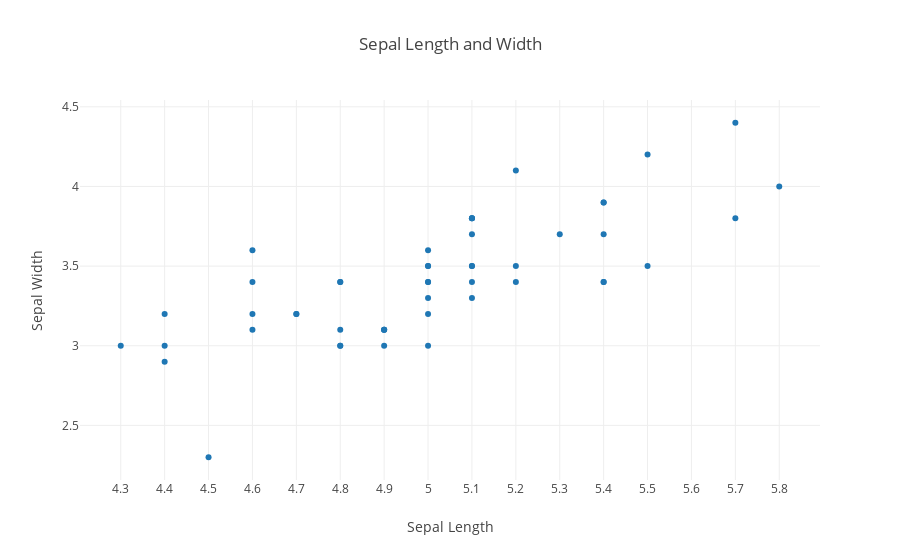

The code cell stored with this chart in its notebook:
### Code cell
pyo.iplot(fig)

### Figure 1 — Plotly figure (JSON) as saved in the notebook; plotly's stock layout.template omitted (floating-point values rounded to 4 significant figures)
{"data": [{"mode": "markers", "name": "Iris-setosa", "type": "scatter", "uid": "7e94fba1-4974-4727-a280-aeeff3b8aebe", "x": [5.1, 4.9, 4.7, 4.6, 5, 5.4, 4.6, 5, 4.4, 4.9, 5.4, 4.8, 4.8, 4.3, 5.8, 5.7, 5.4, 5.1, 5.7, 5.1, 5.4, 5.1, 4.6, 5.1, 4.8, 5, 5, 5.2, 5.2, 4.7, 4.8, 5.4, 5.2, 5.5, 4.9, 5, 5.5, 4.9, 4.4, 5.1, 5, 4.5, 4.4, 5, 5.1, 4.8, 5.1, 4.6, 5.3, 5], "y": [3.5, 3, 3.2, 3.1, 3.6, 3.9, 3.4, 3.4, 2.9, 3.1, 3.7, 3.4, 3, 3, 4, 4.4, 3.9, 3.5, 3.8, 3.8, 3.4, 3.7, 3.6, 3.3, 3.4, 3, 3.4, 3.5, 3.4, 3.2, 3.1, 3.4, 4.1, 4.2, 3.1, 3.2, 3.5, 3.1, 3, 3.4, 3.5, 2.3, 3.2, 3.5, 3.8, 3, 3.8, 3.2, 3.7, 3.3]}], "layout": {"title": "Sepal Length and Width", "xaxis": {"dtick": 0.1, "title": "Sepal Length"}, "yaxis": {"title": "Sepal Width"}}}
